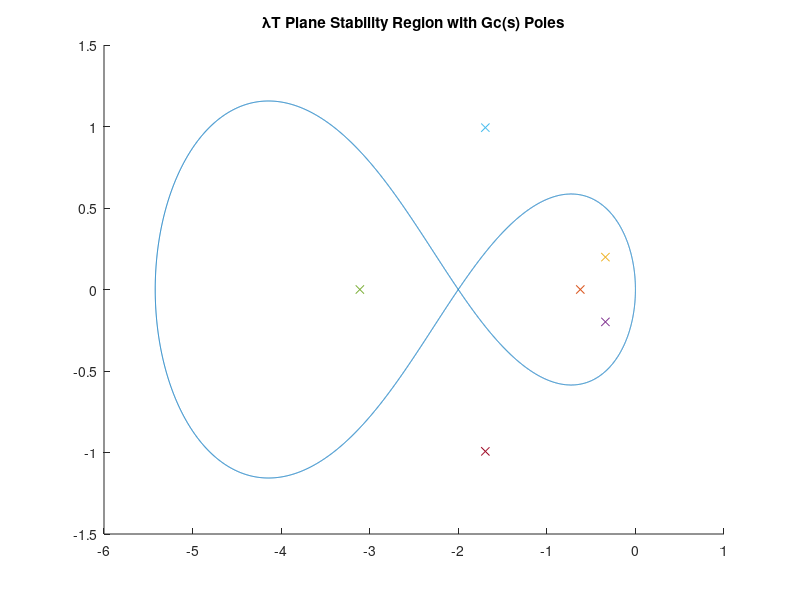
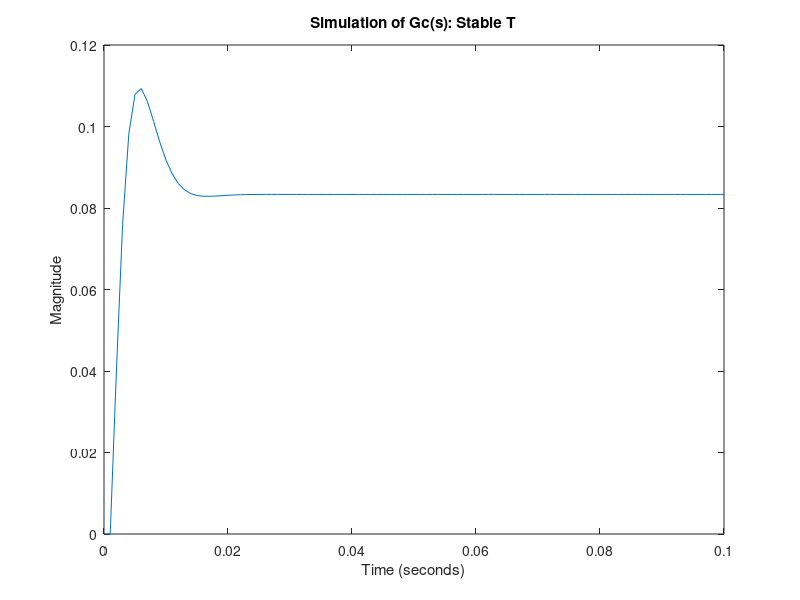

Recreate these plots in MATLAB, in order. (Note: this script raises an error after producing the figures.)
% Midterm Exam: System Simulation
% Written by Josh Humphrey
% Problem 5

clear
b0 = (117/289);
b1 = (399/588);
b2 = (-55/578);
N = 10000;
theta = linspace(0,2*pi,N+1);
z = exp(1i*theta);
w = (z.^2-z)./(b2*z.^2+b1*z+b0);
den_GC = [1 6.5 14.4 12];
poles_Gc = roots(den_GC)

p1_xval = -3.1115;
p1_yval = 0;
p2_xval = -1.6943;
p2_yval = 0.9931;
p3_xval = -1.6943;
p3_yval = -0.9931;
T = linspace(0,1,10);

figure(1)
hold on
plot(real(w),imag(w))
T = 0.2
plot(T*p1_xval,T*p1_yval,'x')
plot(T*p2_xval,T*p2_yval,'x')
plot(T*p3_xval,T*p3_yval,'x')

T = 1.0
plot(T*p1_xval,T*p1_yval,'x')
plot(T*p2_xval,T*p2_yval,'x')
plot(T*p3_xval,T*p3_yval,'x')
% for k = 1:10
%     title(['Predictor Stability Region; T=',num2str(T(k))])
%     plot(T(k)*p1_xval,T(k)*p1_yval,'x')
%     plot(T(k)*p2_xval,T(k)*p2_yval,'x')
%     plot(T(k)*p3_xval,T(k)*p3_yval,'x')
%     pause(1)
% end
title('\lambdaT Plane Stability Region with Gc(s) Poles')
hold  off

num = [1 1];
den = den_GC;
[A,B,C,D] = tf2ss(num,den);
t = linspace(0,10,N);

% Stable Simulation
N = 10000;
T_stable = 0.2;
xlow = 0;
xhigh = 0.1;
u = ones(1,N);
fx1 = zeros(1,N);
fx2 = zeros(1,N);
fx3 = zeros(1,N);
x1 = zeros(1,N);
x2 = zeros(1,N);
x3 = zeros(1,N);
y = zeros(1,N);

for k = 1:N-1
    fx1(k) = -6.5*x1(k)-14.4*x2(k)-12*x3(k)+u(k);
    fx2(k) = x1(k);
    fx3(k) = x2(k);
    
    x1(k+1) = x1(k) + T_stable*fx1(k);
    x2(k+1) = x2(k) + T_stable*fx2(k);
    x3(k+1) = x3(k) + T_stable*fx3(k);

    y(k) = x2(k)+x3(k);
end

figure(2)
plot(t,y)
xlim([xlow xhigh])
title('Simulation of Gc(s): Stable T')
ylabel('Magnitude')
xlabel('Time (seconds)')

% Unstable Simulation
clear
xlow = 0.9;
xhigh = 1;
N = 10000;
T_unstable = 1.0;
t = linspace(0,10,N);
u = ones(1,N);
fx1 = zeros(1,N);
fx2 = zeros(1,N);
fx3 = zeros(1,N);
x1 = zeros(1,N);
x2 = zeros(1,N);
x3 = zeros(1,N);
y = zeros(1,N);

for k = 1:N-1
    fx1(k) = -6.5*x1(k)-14.4*x2(k)-12*x3(k)+u(k);
    fx2(k) = x1(k);
    fx3(k) = x2(k);
    
    x1(k+1) = x1(k) + T_unstable*fx1(k);
    x2(k+1) = x2(k) + T_unstable*fx2(k);
    x3(k+1) = x3(k) + T_unstable*fx3(k);

    y(k) = x2(k)+x3(k);
end

figure(3)
plot(t,y)
xlim([xlow xhigh])
title('Simulation of Gc(s): Unstable T')
ylabel('Magnitude')
xlabel('Time (seconds)')